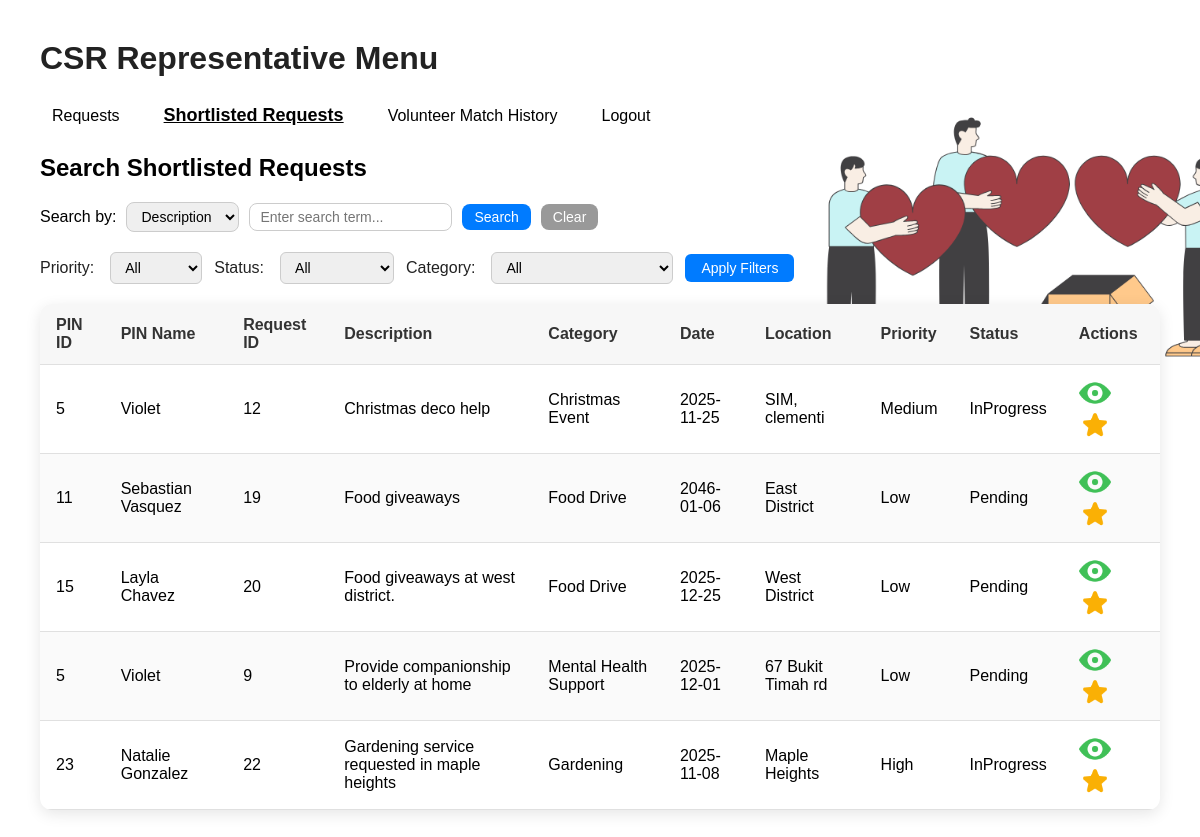
Screenshot of /index.php?action=CSRRepShortlistedRequestsPage (signed in) with the database file from the repository.
### tables this page shows
CREATE TABLE `request` (
  `rID` int NOT NULL,
  `pinID` int NOT NULL,
  `description` text NOT NULL,
  `category` int DEFAULT NULL,
  `date` date DEFAULT NULL,
  `location` varchar(255) NOT NULL,
  `priority` enum('Low','Medium','High','') NOT NULL,
  `status` enum('Pending','InProgress','Completed','Incomplete') NOT NULL DEFAULT 'Pending',
  `viewCount` int NOT NULL DEFAULT '0',
  `savedCount` int NOT NULL DEFAULT '0'
);

CREATE TABLE `useraccount` (
  `aID` int NOT NULL,
  `name` varchar(100) NOT NULL,
  `password` varchar(255) NOT NULL,
  `phoneNumber` varchar(15) NOT NULL,
  `address` varchar(255) NOT NULL,
  `dob` date NOT NULL,
  `userProfile` int NOT NULL,
  `status` enum('Active','Suspended') NOT NULL DEFAULT 'Active'
);

CREATE TABLE `category` (
  `cID` int NOT NULL,
  `category` varchar(100) NOT NULL
);

### controllers/CSRRepViewShortlistedRequestController.php (called while the page is built, shortened)
<?php
require_once __DIR__ . '/../entities/ShortlistedRequest.php';
class CSRRepViewShortlistedRequestController {
    private $shortlistedRequestEntity;
    public function __construct() {
        $this->shortlistedRequestEntity = new ShortlistedRequest();
    }
    public function GetShortlistedRequestsByCSR($csrID) {
        $shortlistedRequestsByCSRRep = $this->shortlistedRequestEntity->getShortlistedRequestsByCSR($csrID);
        return $shortlistedRequestsByCSRRep;
    }
}
?>

### entities/ShortlistedRequest.php (called while the page is built, shortened)
<?php
require_once __DIR__ . '/../config/DBConnection.php';
class ShortlistedRequest {
	public function getShortlistedRequestsByCSR($csrID) {
		global $conn;
		$sql = "
			SELECT
				r.rID,
				r.pinID,
				ua.name AS pinName,
				r.description,
				r.category,
				c.category AS category,
				r.date,
				r.location,
				r.priority,
				r.status,
				r.viewCount,
				r.savedCount
			FROM shortlistedrequest sr
			JOIN request r ON sr.rID = r.rID
			JOIN useraccount ua ON r.pinID = ua.aID
			JOIN category c ON r.category = c.cID
			WHERE sr.csrID = ?
			AND r.status NOT IN ('Completed', 'Incomplete');
		";
		$stmt = $conn->prepare($sql);
		$stmt->bind_param("i", $csrID);
		$stmt->execute();
		$result = $stmt->get_result();
		$rows = [];
		while ($row = $result->fetch_assoc()) {
			$rows[] = $row;
		}
		return $rows;
	}
}

### controllers/CSRRepViewRequestController.php (called while the page is built, shortened)
<?php
require_once __DIR__ . '/../entities/Request.php';
class CSRRepViewRequestController {
    private $entity;
    public function __construct() {
        $this->entity = new Request();
    }
    public function GetRequestByID($rID) {
        return $this->entity->getRequestByID($rID);
    }
}
?>

### entities/Request.php (called while the page is built, shortened)
<?php
require_once __DIR__ . '/../config/DBConnection.php';
class Request {
	public function getRequestByID($rID) {
		global $conn;
		$sql = "
			SELECT
				r.rID,
				r.pinID,
				ua.name AS pinName,        -- from useraccount
				r.description,
				r.category,
				c.category AS category, -- from category
				r.date,
				r.location,
				r.priority,
				r.status,
				r.viewCount,
				r.savedCount
			FROM request r
			JOIN useraccount ua ON r.pinID = ua.aID
			JOIN category c ON r.category = c.cID
			WHERE r.rID = ?
		";
		$stmt = $conn->prepare($sql);
		$stmt->bind_param("i", $rID);
		$stmt->execute();
		$result = $stmt->get_result();
		return $result->fetch_assoc();
	}
}

### boundaries/CSRRepShortlistedRequestList.php (the view, shortened to what this page needs)
<?php
require_once __DIR__ . '/../controllers/CSRRepViewRequestController.php';
require_once __DIR__ . '/../controllers/CSRRepViewShortlistedRequestController.php';
require_once __DIR__ . '/../controllers/CSRRepUnshortlistRequestController.php';
$csrID = $_SESSION['userID'] ?? 0;
$shortlistedRIDs = array_column($requests, 'rID');
$priorityFilter = $_POST['priorityFilter'] ?? 'all';
$statusFilter   = $_POST['statusFilter'] ?? 'all';
$categoryFilter = $_POST['categoryFilter'] ?? 'all';
?>
<!DOCTYPE html>
<html lang="en">
<head>
</head>
<body>
<form method="post" class="filter-bar">
    <label>Priority:</label>
    <select name="priorityFilter">
        <option value="all" <?= $priorityFilter=='all'?'selected':'' ?>>All</option>
    </select>
    <label>Status:</label>
    <select name="statusFilter">
        <option value="all" <?= $statusFilter=='all'?'selected':'' ?>>All</option>
    </select>
	<label>Category:</label>
	<select name="categoryFilter">
		<option value="all" <?= $categoryFilter=='all'?'selected':'' ?>>All</option>
	</select>
    <button type="submit">Apply Filters</button>
</form>
<table>
<thead>
<tr>
    <th>PIN ID</th>
    <th>PIN Name</th>
    <th>Request ID</th>
    <th>Description</th>
    <th>Category</th>
    <th>Date</th>
    <th>Location</th>
    <th>Priority</th>
    <th>Status</th>
    <th>Actions</th>
</tr>
</thead>
<tbody>
<?php if (!empty($requests)): ?>
    <?php foreach ($requests as $req):
        $isSelected = in_array($req['rID'], $shortlistedRIDs);
        $icon = $isSelected ? 'boundaries/shortlistIcon.png' : 'boundaries/unselectedShortlistIcon.png';
    ?>
    <tr>
        <td><?= htmlspecialchars($req['pinID']) ?></td>
        <td><?= htmlspecialchars($req['pinName']) ?></td>
        <td><?= htmlspecialchars($req['rID']) ?></td>
        <td><?= htmlspecialchars($req['description']) ?></td>
        <td><?= htmlspecialchars($req['category']) ?></td>
        <td><?= htmlspecialchars($req['date']) ?></td>
        <td><?= htmlspecialchars($req['location']) ?></td>
        <td><?= htmlspecialchars($req['priority']) ?></td>
        <td><?= htmlspecialchars($req['status']) ?></td>
        <td>
            <button class="activity-button" onclick="viewShortlistedRequest(<?= $req['rID'] ?>)">
                <img src="boundaries/viewIcon.png" alt="View">
            </button>
            <button class="activity-button <?= $isSelected?'selected':'' ?>"
                    onclick="toggleShortlist(this, <?= $csrID ?>, <?= $req['rID'] ?>)">
                <img src="<?= $icon ?>" alt="Shortlist">
            </button>
        </td>
    </tr>
    <?php endforeach; ?>
<?php else: ?>
    <tr><td colspan="10" style="text-align:center;">No shortlisted requests found.</td></tr>
<?php endif; ?>
</tbody>
</table>
</body>
</html>

### index.php (shortened to what this page needs)
<?php
$action = $_GET['action'] ?? 'Login';
switch ($action) {
	case 'CSRRepShortlistedRequestsPage':
		require_once "boundaries/CSRRepShortlistedRequestsPage.php";
		require_once "boundaries/CSRRepSearchShortlistedRequests.php";
		require_once "boundaries/CSRRepShortlistedRequestList.php";
		break;
}
?>

### boundaries/CSRRepShortlistedRequestsPage.php (shortened to what this page needs)
<html>
<head>
</head>
<body>
    <h1>CSR Representative Menu</h1>
    <div class="navbar">
        <button
            class="<?php echo ($_GET['action'] ?? '') === '2_CSRRep_Menu' ? 'selected' : '' ?>"
            onclick="window.location='index.php?action=2_CSRRep_Menu'">
            Requests
        </button>
        <button
            class="<?php echo ($_GET['action'] ?? '') === 'CSRRepShortlistedRequestsPage' ? 'selected' : '' ?>"
            onclick="window.location='index.php?action=CSRRepShortlistedRequestsPage'">
            Shortlisted Requests
        </button>
        <button
            class="<?php echo ($_GET['action'] ?? '') === 'CSRRepCompletedMatchHistoryPage' ? 'selected' : '' ?>"
            onclick="window.location='index.php?action=CSRRepCompletedMatchHistoryPage'">
            Volunteer Match History
        </button>
        <button
            class="<?php echo ($_GET['action'] ?? '') === 'Logout' ? 'selected' : '' ?>"
            onclick="window.location='index.php?action=Logout'">
            Logout
        </button>
    </div>
</body>
</html>

### boundaries/CSRRepSearchShortlistedRequests.php (shortened to what this page needs)
<?php
require_once __DIR__ . '/../controllers/CSRRepViewShortlistedRequestController.php';
require_once __DIR__ . '/../controllers/CSRRepViewRequestController.php';
$CSRRepViewShortlistedRequestController = new CSRRepViewShortlistedRequestController();
$CSRRepViewRequestController = new CSRRepViewRequestController();
$csrID = $_SESSION['userID'] ?? 0;
$shortlistedRequestsData = $CSRRepViewShortlistedRequestController->GetShortlistedRequestsByCSR($csrID);
$shortlistedRIDs = array_column($shortlistedRequestsData, 'rID');
$searchBy = $_POST['searchBy'] ?? 'description';
$searchInput = $_POST['searchInput'] ?? '';
$requests = [];
foreach ($shortlistedRIDs as $rID) {
    $req = $CSRRepViewRequestController->GetRequestByID($rID);
    if ($req) $requests[] = $req;
}
?>
<!DOCTYPE html>
<html lang="en">
<head>
</head>
<body>
<h2>Search Shortlisted Requests</h2>
<form method="post" class="searchContainer">
    <label for="searchBy">Search by:</label>
    <select name="searchBy" id="searchBy">
        <option value="description" <?= $searchBy=='description'?'selected':'' ?>>Description</option>
    </select>
    <input type="text" name="searchInput" placeholder="Enter search term..."
           value="<?= htmlspecialchars($searchInput) ?>">
    <button type="submit" name="searchButton">Search</button>
    <button type="submit" name="clearButton">Clear</button>
</form>
<?php
include __DIR__ . '/CSRRepShortlistedRequestList.php';
?>
</body>
</html>

### boundaries/CSRRepShortlistedRequestsPage.php (style rules this page uses)
h1 { margin-bottom: 20px; }
.navbar { display: flex; align-items: center; gap: 20px; margin-bottom: 20px; }
.navbar button { all: unset; padding: 8px 12px; font-size: 16px; cursor: pointer; border-radius: 8px; transition: box-shadow 0.2s ease, transform 0.2s ease; }
.navbar button.selected { font-size: 18px; text-decoration: underline; font-weight: bold; }

### boundaries/CSRRepSearchShortlistedRequests.php (style rules this page uses)
body { font-family: Arial, sans-serif; background: url('boundaries/background1.png') no-repeat center center/cover; margin: 40px; }
h1 { color: #222; margin-bottom: 20px; }
.searchContainer { margin-bottom: 20px; display: flex; gap: 10px; align-items: center; }
.searchContainer select, .searchContainer input { padding: 5px 10px; font-size: 14px; border-radius: 8px; border: 1px solid #ccc; box-sizing: border-box; transition: box-shadow 0.2s ease, transform 0.2s ease; }
.searchContainer button { padding: 5px 12px; font-size: 14px; cursor: pointer; border: none; border-radius: 8px; transition: 0.2s; }
.searchContainer button[name="searchButton"] { background: #007bff; color: white; }
.searchContainer button[name="clearButton"] { background: #999; color: white; }

### boundaries/CSRRepShortlistedRequestList.php (style rules this page uses)
.filter-bar { display: flex; align-items: center; gap: 12px; margin-bottom: 20px; flex-wrap: wrap; font-family: Arial, sans-serif; }
.filter-bar label { font-weight: 200; margin-right: 4px; color: #222; }
.filter-bar select { padding: 6px 10px; border-radius: 6px; border: 1px solid #ccc; font-size: 14px; transition: box-shadow 0.2s ease, transform 0.2s ease; cursor: pointer; }
.filter-bar button { padding: 6px 16px; font-size: 14px; border: none; border-radius: 6px; background-color: #007bff; color: white; font-weight: 400; cursor: pointer; transition: all 0.2s ease; }
table { width: 100%; border-collapse: separate; border-spacing: 0; border-radius: 12px; overflow: hidden; box-shadow: 0 4px 15px rgba(0,0,0,0.1); background: #ffffff; }
th, td { padding: 12px 16px; text-align: left; border-bottom: 1px solid #e0e0e0; }
th { background: #f7f7f7; font-weight: 700; color: #333; }
tr:nth-child(even) { background-color: #fafafa; }
.activity-button { background: none; border: none; cursor: pointer; margin-right: 6px; padding: 0; width: 32px; height: 32px; }
.activity-button img { width: 100%; height: auto; display: block; transition: transform 0.2s, filter 0.2s; }

### rows the page displays
request: pinID "5", pinID.name "Violet", rID "12", description "Christmas deco help", category.category "Christmas Event", date "2025-11-25", location "SIM, clementi", priority "Medium", status "InProgress"
request: pinID "11", pinID.name "Sebastian Vasquez", rID "19", description "Food giveaways", category.category "Food Drive", date "2046-01-06", location "East District", priority "Low", status "Pending"
request: pinID "15", pinID.name "Layla Chavez", rID "20", description "Food giveaways at west district.", category.category "Food Drive", date "2025-12-25", location "West District", priority "Low", status "Pending"
request: pinID "5", pinID.name "Violet", rID "9", description "Provide companionship to elderly at home", category.category "Mental Health Support", date "2025-12-01", location "67 Bukit Timah rd", priority "Low", status "Pending"
request: pinID "23", pinID.name "Natalie Gonzalez", rID "22", description "Gardening service requested in maple heights", category.category "Gardening", date "2025-11-08", location "Maple Heights", priority "High", status "InProgress"
